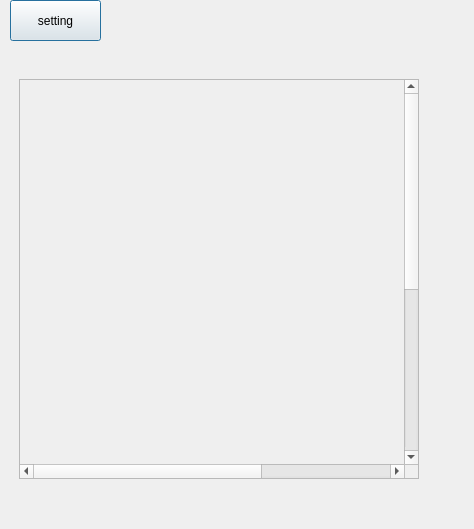
<?xml version="1.0" encoding="UTF-8"?>
<ui version="4.0">
 <class>Dialog</class>
 <widget class="QDialog" name="Dialog">
  <property name="geometry">
   <rect>
    <x>0</x>
    <y>0</y>
    <width>474</width>
    <height>529</height>
   </rect>
  </property>
  <property name="maximumSize">
   <size>
    <width>16777215</width>
    <height>16777215</height>
   </size>
  </property>
  <property name="windowTitle">
   <string>Dialog</string>
  </property>
  <widget class="QPushButton" name="pushButton">
   <property name="geometry">
    <rect>
     <x>10</x>
     <y>0</y>
     <width>91</width>
     <height>41</height>
    </rect>
   </property>
   <property name="text">
    <string>setting</string>
   </property>
  </widget>
  <widget class="QScrollArea" name="scrollArea">
   <property name="geometry">
    <rect>
     <x>19</x>
     <y>79</y>
     <width>400</width>
     <height>400</height>
    </rect>
   </property>
   <property name="autoFillBackground">
    <bool>true</bool>
   </property>
   <property name="verticalScrollBarPolicy">
    <enum>Qt::ScrollBarAlwaysOn</enum>
   </property>
   <property name="horizontalScrollBarPolicy">
    <enum>Qt::ScrollBarAlwaysOn</enum>
   </property>
   <property name="widgetResizable">
    <bool>true</bool>
   </property>
   <widget class="QWidget" name="scrollAreaWidgetContents">
    <property name="geometry">
     <rect>
      <x>-2</x>
      <y>0</y>
      <width>600</width>
      <height>700</height>
     </rect>
    </property>
    <property name="minimumSize">
     <size>
      <width>600</width>
      <height>700</height>
     </size>
    </property>
    <property name="maximumSize">
     <size>
      <width>16777212</width>
      <height>16777215</height>
     </size>
    </property>
    <widget class="QWidget" name="gridLayoutWidget">
     <property name="geometry">
      <rect>
       <x>29</x>
       <y>60</y>
       <width>351</width>
       <height>301</height>
      </rect>
     </property>
     <layout class="QGridLayout" name="gridLayout"/>
    </widget>
   </widget>
  </widget>
 </widget>
 <resources/>
 <connections/>
</ui>
